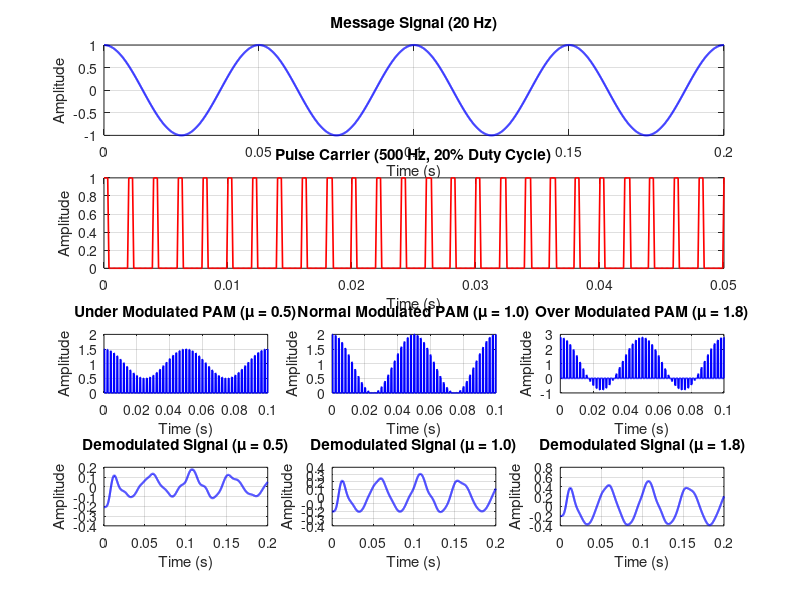

Recreate this plot in MATLAB. (Note: this script raises an error after producing the figure.)
clc; clear; close all;
pkg load signal

% ================== PARAMETERS ==================
fs = 10000;          % Sampling frequency (Hz)
fm = 20;             % Message frequency (Hz)
fs_pulse = 500;      % Pulse sampling frequency (Hz) - Carrier pulse rate
Am = 1;              % Message amplitude
Ac = 1;              % Carrier pulse amplitude

t = 0:1/fs:0.2;      % Simulation time (0 to 0.2 seconds)

% ================== SIGNALS ==================
% Message signal
m = Am * cos(2*pi*fm*t);

% Generate Pulse Carrier (Rectangular pulses - 20% duty cycle)
pulse_period = 1/fs_pulse;
pulse_width = pulse_period * 0.2;        % 20% duty cycle

% Efficient way to generate pulse train
pulse_train = rectpuls(mod(t, pulse_period) - pulse_width/2, pulse_width);

% ================== PAM MODULATION ==================
mu1 = 0.5;   % Under modulation
mu2 = 1.0;   % Normal modulation
mu3 = 1.8;   % Over modulation

pam1 = Ac * (1 + mu1 * m) .* pulse_train;
pam2 = Ac * (1 + mu2 * m) .* pulse_train;
pam3 = Ac * (1 + mu3 * m) .* pulse_train;

% ================== DEMODULATION ==================
% Low-pass filter (Butterworth)
cutoff_freq = 4 * fm;                    % Cutoff frequency
[b, a] = butter(6, cutoff_freq/(fs/2));

demod1 = filter(b, a, pam1);
demod2 = filter(b, a, pam2);
demod3 = filter(b, a, pam3);

% Remove DC component
demod1 = demod1 - mean(demod1);
demod2 = demod2 - mean(demod2);
demod3 = demod3 - mean(demod3);

% ================== PLOTTING ==================
figure('Position', [100 100 1200 800]);

% Row 1: Message and Pulse Carrier
subplot(4,3,1:3);
plot(t, m, 'b', 'LineWidth', 1.5);
title('Message Signal (20 Hz)');
xlabel('Time (s)'); ylabel('Amplitude');
grid on; xlim([0 0.2]);

subplot(4,3,4:6);
plot(t, pulse_train, 'r', 'LineWidth', 1.2);
title('Pulse Carrier (500 Hz, 20% Duty Cycle)');
xlabel('Time (s)'); ylabel('Amplitude');
grid on; xlim([0 0.05]);

% Row 2: Modulated PAM Signals
subplot(4,3,7);
plot(t, pam1, 'b', 'LineWidth', 1.2);
title('Under Modulated PAM (μ = 0.5)');
xlabel('Time (s)'); ylabel('Amplitude');
grid on; xlim([0 0.1]);

subplot(4,3,8);
plot(t, pam2, 'b', 'LineWidth', 1.2);
title('Normal Modulated PAM (μ = 1.0)');
xlabel('Time (s)'); ylabel('Amplitude');
grid on; xlim([0 0.1]);

subplot(4,3,9);
plot(t, pam3, 'b', 'LineWidth', 1.2);
title('Over Modulated PAM (μ = 1.8)');
xlabel('Time (s)'); ylabel('Amplitude');
grid on; xlim([0 0.1]);

% Row 3: Demodulated Signals
subplot(4,3,10);
plot(t, demod1, 'b', 'LineWidth', 1.5);
title('Demodulated Signal (μ = 0.5)');
xlabel('Time (s)'); ylabel('Amplitude');
grid on; xlim([0 0.2]);

subplot(4,3,11);
plot(t, demod2, 'b', 'LineWidth', 1.5);
title('Demodulated Signal (μ = 1.0)');
xlabel('Time (s)'); ylabel('Amplitude');
grid on; xlim([0 0.2]);

subplot(4,3,12);
plot(t, demod3, 'b', 'LineWidth', 1.5);
title('Demodulated Signal (μ = 1.8)');
xlabel('Time (s)'); ylabel('Amplitude');
grid on; xlim([0 0.2]);

sgtitle('Pulse Amplitude Modulation (PAM) - Demonstration', 'FontSize', 14);
